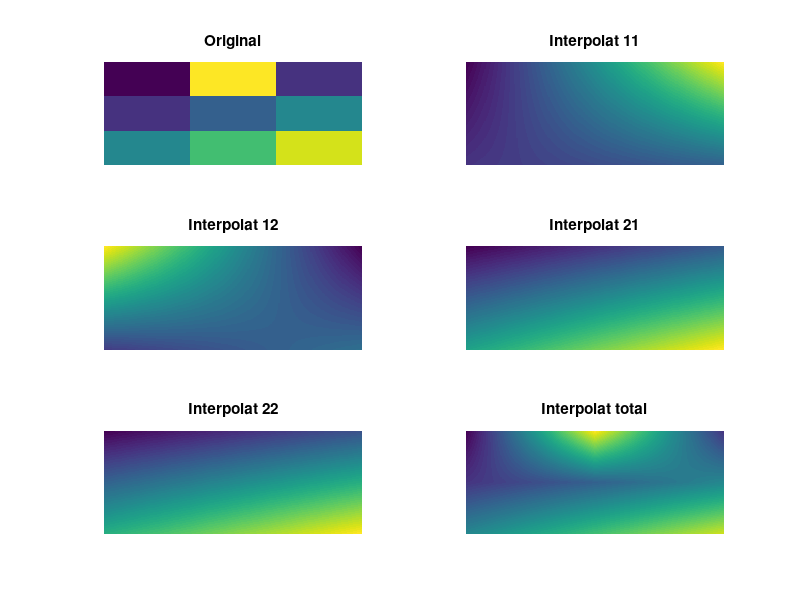

Source code (MATLAB):

f = [3 16 5;5 7 9;9 12 15];

x1 = 0;
y1 = 0;
x2 = 1;
y2 = 1;


xp = linspace(0,1,250);
yp = linspace(0,1,250);
fp = zeros(250,250);
w00 = 1;

f11 = [f(1,1:2);f(2,1:2)];
for i = 1:250
 for j = 1:250
     w11 = (x2 - xp(i))*(y2 - yp(j))/w00;
     w12 = (x2 - xp(i))*(yp(j) - y1)/w00;
     w21 = (xp(i) - x1)*(y2 - yp(j))/w00;
     w22 = (xp(i) - x1)*(yp(j) - y1)/w00;
     fp11(i,j) = w11*f11(1,1) + w12*f11(1,2) + w21*f11(2,1) + w22*f11(2,2);
 end
end

f23 = [f(1,2:3);f(2,2:3)];
for i = 1:250
 for j = 1:250
     w11 = (x2 - xp(i))*(y2 - yp(j))/w00;
     w12 = (x2 - xp(i))*(yp(j) - y1)/w00;
     w21 = (xp(i) - x1)*(y2 - yp(j))/w00;
     w22 = (xp(i) - x1)*(yp(j) - y1)/w00;
     fp12(i,j) = w11*f23(1,1) + w12*f23(1,2) + w21*f23(2,1) + w22*f23(2,2);
 end
end


f13 = [f(2,1:2);f(3,1:2)];
for i = 1:250
 for j = 1:250
     w11 = (x2 - xp(i))*(y2 - yp(j))/w00;
     w12 = (x2 - xp(i))*(yp(j) - y1)/w00;
     w21 = (xp(i) - x1)*(y2 - yp(j))/w00;
     w22 = (xp(i) - x1)*(yp(j) - y1)/w00;
     fp21(i,j) = w11*f13(1,1) + w12*f13(1,2) + w21*f13(2,1) + w22*f13(2,2);
 end
end


f33 = f(2:3,2:3);
for i = 1:250
 for j = 1:250
     w11 = (x2 - xp(i))*(y2 - yp(j))/w00;
     w12 = (x2 - xp(i))*(yp(j) - y1)/w00;
     w21 = (xp(i) - x1)*(y2 - yp(j))/w00;
     w22 = (xp(i) - x1)*(yp(j) - y1)/w00;
     fp22(i,j) = w11*f33(1,1) + w12*f33(1,2) + w21*f33(2,1) + w22*f33(2,2);
 end
end
subplot(3,2,1);
imagesc(f)
title('Original');
axis off;

subplot(3,2,2);
imagesc(fp11)
title('Interpolat 11');
axis off;



subplot(3,2,3);
imagesc(fp12)
title('Interpolat 12');
axis off;

subplot(3,2,4);
imagesc(fp21)
title('Interpolat 21');
axis off;



subplot(3,2,5);
imagesc(fp22)
title('Interpolat 22');
axis off;


% for i = 1:250
%  for j = 1:250
%      w11 = (x2 - xp(i))*(y2 - yp(j))/w00;
%      w12 = (x2 - xp(i))*(yp(j) - y1)/w00;
%      w21 = (xp(i) - x1)*(y2 - yp(j))/w00;
%      w22 = (xp(i) - x1)*(yp(j) - y1)/w00;
%      fp_tot(i,j) = w11*fp11(i,j) + w12*fp12(i,j) + w21*fp21(i,j) + w22*fp22(i,j);
%  end
% end

fp_tot = [fp11 fp12;fp21 fp22];

subplot(3,2,6);
imagesc(fp_tot)
title('Interpolat total');
axis off;
